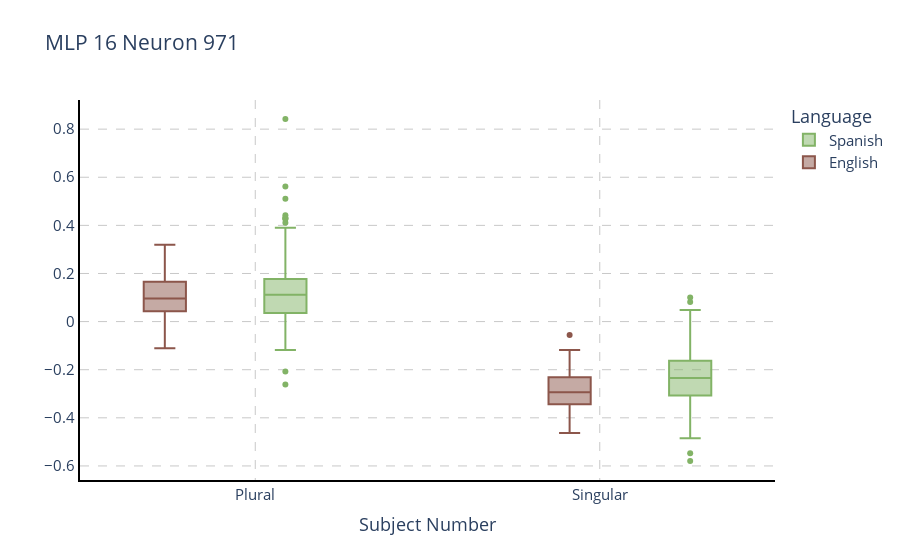

The notebook cell this image was saved under:
### Code cell
import plotly.graph_objects as go

from plotly.subplots import make_subplots

fig = make_subplots(rows=1, cols=1)

df = pd.DataFrame.from_dict(lang_per_number_dict['English'])
#fig = px.box(df, title=f'',color='Plural')
fig.add_trace(go.Box(y=lang_per_number_dict['English']['Plural'],
                    x=['Plural']*len(lang_per_number_dict['English']['Plural']),
                    marker_color=eng_color,
                    showlegend=True,
                    name='English'))
                    
fig.add_trace(go.Box(y=lang_per_number_dict['English']['Singular'],
                    x=['Singular']*len(lang_per_number_dict['English']['Plural']),
                    marker_color=eng_color,
                    showlegend=False))

fig.add_trace(go.Box(y=lang_per_number_dict['Spanish']['Plural'],
                    x=['Plural']*len(lang_per_number_dict['Spanish']['Plural']),
                    marker_color=spa_color,
                    showlegend=False))
fig.add_trace(go.Box(y=lang_per_number_dict['Spanish']['Singular'],
                    x=['Singular']*len(lang_per_number_dict['Spanish']['Singular']),
                    marker_color=spa_color,
                    name='Spanish'))

fig.update_layout(
    xaxis_title="Subject Number", yaxis_title="",
    title=f"MLP {MLP_layer} Neuron {MLP_neuron}",
    legend_title_text='Language',
    font=dict(
        size=15,  # Set the font size here
    ),
    boxmode='group'
)
fig.update_layout(legend_traceorder="reversed")

fig = paper_plot(fig, tickangle=0)
fig.show()
pio.write_image(fig, f'{images_dir}/both_MLP{MLP_layer}_neuron{MLP_neuron}_act_subj_num.png',scale=5, width=550, height=350)

### Figure 1 — Plotly figure (JSON) as saved in the notebook; plotly's stock layout.template omitted (floating-point values rounded to 4 significant figures; data arrays with more than 128 entries replaced by an {"elided": "..."} marker saying what was removed)
{"data": [{"marker": {"color": "rgb(140, 86, 75)"}, "name": "English", "showlegend": true, "type": "box", "x": {"elided": "139 str values"}, "y": {"elided": "139 float values"}}, {"marker": {"color": "rgb(140, 86, 75)"}, "showlegend": false, "type": "box", "x": {"elided": "139 str values"}, "y": {"elided": "139 float values"}}, {"marker": {"color": "rgb(130, 179, 102)"}, "showlegend": false, "type": "box", "x": {"elided": "139 str values"}, "y": {"elided": "139 float values"}}, {"marker": {"color": "rgb(130, 179, 102)"}, "name": "Spanish", "type": "box", "x": {"elided": "139 str values"}, "y": {"elided": "139 float values"}}], "layout": {"boxmode": "group", "font": {"size": 15}, "legend": {"title": {"text": "Language"}, "traceorder": "reversed"}, "title": {"text": "MLP 16 Neuron 971"}, "xaxis": {"anchor": "y", "domain": [0, 1], "gridcolor": "rgb(200,200,200)", "griddash": "dash", "linecolor": "black", "linewidth": 2, "showline": true, "tickangle": 0, "title": {"text": "Subject Number"}, "zeroline": false}, "yaxis": {"anchor": "x", "domain": [0, 1], "gridcolor": "rgb(200,200,200)", "griddash": "dash", "linecolor": "black", "linewidth": 2, "showline": true, "title": {"text": ""}, "zeroline": false}}}
